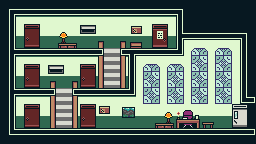

A level layout from a 2D game, rendered from its tile map. Below: a short description, then the map file with its tile-grid data intact:
An orthogonal 32x18 tile map with 8x8 px tiles, 2 tile layers (Background, Objects).

<map version="1.8" tiledversion="1.8.5" orientation="orthogonal" renderorder="right-down" width="32" height="18" tilewidth="8" tileheight="8" infinite="0" nextlayerid="3" nextobjectid="1">
 <tileset firstgid="1" source="../../Tilesets/Hotel Hospital [GBStudio].tsx" />
 <layer id="1" name="Background" width="32" height="18">
  <data encoding="csv">
519,519,519,519,519,519,519,519,519,519,519,519,519,519,519,519,519,519,519,519,519,519,519,519,519,519,519,519,519,519,519,519,
519,1,2,2,2,2,2,2,2,2,2,2,2,2,2,2,2,2,2,2,2,2,1610612926,519,519,519,519,519,519,519,519,519,
519,112,28,28,28,28,28,28,28,28,28,28,28,28,28,28,28,28,28,28,28,28,86,519,519,519,519,519,519,519,519,519,
519,112,492,185,186,492,492,492,492,492,492,492,492,492,492,492,492,492,492,103,104,492,86,519,519,519,519,519,519,519,519,519,
519,112,54,211,212,54,54,54,54,54,54,54,54,54,54,54,54,54,54,129,130,54,1610612744,9,9,9,9,9,9,9,2684354561,519,
519,112,518,237,238,518,518,518,518,518,518,518,518,518,518,518,518,518,518,155,156,518,86,492,492,492,492,492,492,492,86,519,
519,1610612744,189,189,189,189,189,189,189,189,189,189,3221225659,209,209,6,8,9,9,9,9,9,190,492,492,492,492,492,492,492,86,519,
519,60,28,28,28,28,28,28,28,28,28,28,28,209,209,28,112,492,492,492,492,492,492,492,90,91,492,90,91,492,86,519,
519,60,492,185,186,492,492,492,492,492,185,186,492,209,209,492,112,492,492,492,492,492,492,492,116,117,492,116,117,492,86,519,
519,60,54,211,212,54,54,54,54,54,211,212,54,209,209,54,112,492,90,91,492,90,91,492,90,91,492,90,91,492,86,519,
519,60,518,237,238,518,518,518,518,518,237,238,518,209,209,518,112,492,116,117,492,116,117,492,116,117,492,116,117,492,86,519,
519,1610612744,188,188,188,188,3221225659,209,209,187,2,2,2,2,2,2,190,492,90,91,492,90,91,492,90,91,492,90,91,492,86,519,
519,86,28,28,28,28,28,209,209,28,28,28,28,28,28,28,28,492,116,117,492,116,117,492,116,117,492,116,117,492,1610612923,519,
519,86,492,185,186,492,492,209,209,492,185,186,492,492,492,492,492,492,492,492,492,492,492,492,492,492,492,492,492,492,492,519,
519,86,54,211,212,54,54,209,209,54,211,212,54,54,54,54,54,54,54,54,54,54,54,54,54,54,54,54,54,54,54,519,
519,60,518,237,238,518,518,209,209,518,237,238,518,518,518,518,518,518,518,518,518,518,518,518,518,518,518,518,518,518,518,519,
519,1610612737,2,2,2,2,2,2,2,2,2,2,2,2,2,2,2,2,2,2,2,2,2,2,2,2,2,2,2,2,3221225659,519,
519,519,519,519,519,519,519,519,519,519,519,519,519,519,519,519,519,519,519,519,519,519,519,519,519,519,519,519,519,519,519,519
</data>
 </layer>
 <layer id="2" name="Objects" width="32" height="18">
  <data encoding="csv">
0,0,0,0,0,0,0,0,0,0,0,0,0,0,0,0,0,0,0,0,0,0,0,0,0,0,0,0,0,0,0,0,
0,0,0,0,0,0,0,0,0,0,0,0,0,0,0,0,0,0,0,0,0,0,0,0,0,0,0,0,0,0,0,0,
0,0,0,0,0,0,0,0,0,0,0,0,0,0,0,0,0,0,0,0,0,0,0,0,0,0,0,0,0,0,0,0,
0,0,0,0,0,0,0,0,0,0,178,179,0,0,0,0,180,181,0,0,0,0,0,0,0,0,0,0,0,0,0,0,
0,0,0,0,0,0,0,2147483905,2147483904,2147483903,204,205,0,0,0,0,206,207,0,0,0,0,0,0,0,0,0,0,0,0,0,0,
0,0,0,0,0,0,0,2147483931,2147483930,2147483929,0,0,2147484015,0,0,367,368,369,0,0,0,0,0,0,0,0,0,0,0,0,0,0,
0,0,0,0,0,0,0,0,0,0,0,0,0,0,0,0,0,0,0,0,0,0,0,231,232,233,231,232,233,0,0,0,
0,0,0,0,0,0,0,0,0,0,0,0,3221225865,0,0,393,0,0,0,0,0,0,0,208,0,0,208,0,0,0,0,0,
0,0,0,0,0,0,178,179,0,0,0,0,3221225865,0,0,393,0,231,232,233,231,232,233,208,0,0,208,0,0,0,0,0,
0,0,0,0,0,0,204,205,0,0,0,0,3221225865,0,0,393,0,208,0,0,208,0,0,208,0,0,208,0,0,0,0,0,
0,0,0,0,0,0,2147484015,0,0,367,0,0,3221225865,0,0,393,0,208,0,0,208,0,0,208,0,0,208,0,0,0,0,0,
0,0,0,0,0,0,0,0,0,0,0,0,0,0,0,0,0,208,0,0,208,0,0,208,0,0,208,0,0,0,0,0,
0,0,0,0,0,0,3221225865,0,0,393,0,0,0,0,0,0,0,208,0,0,208,0,0,208,0,0,208,0,0,0,2684354750,11,
0,0,0,0,0,0,3221225865,0,0,393,0,0,180,181,0,332,333,0,0,0,0,0,258,259,260,260,0,0,0,18,19,0,
0,0,0,0,0,0,3221225865,0,0,393,0,0,206,207,0,358,359,0,0,255,256,257,284,285,286,0,0,0,0,44,45,0,
0,0,0,0,0,0,3221225865,0,0,393,0,0,0,0,0,0,0,0,0,281,282,283,310,311,312,308,309,0,0,70,71,0,
0,0,0,0,0,0,0,0,0,0,0,0,0,0,0,0,0,0,0,0,0,0,0,0,0,0,0,0,0,0,2,11,
0,0,0,0,0,0,0,0,0,0,0,0,0,0,0,0,0,0,0,0,0,0,0,0,0,0,0,0,0,0,0,0
</data>
 </layer>
</map>
